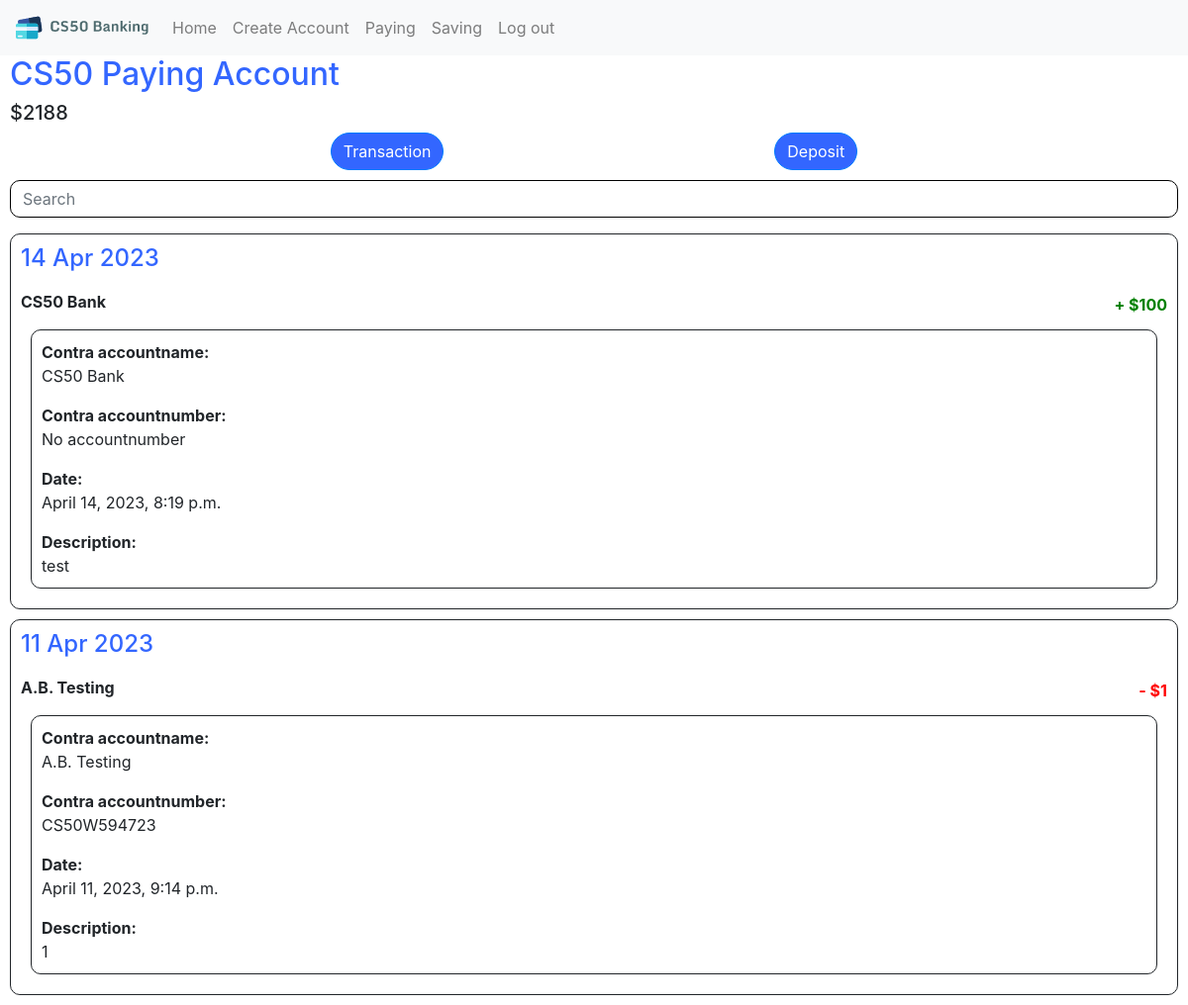
/account/27 (signed in), run on the app's committed database.
### bank/models.py (models this page shows, shortened)
class Bankaccount(models.Model):
    holder = models.ManyToManyField('User', blank=False, related_name="account")
    holder_name = models.CharField(max_length=150)
    name = models.CharField(max_length=50)
    number = models.CharField(max_length=18, unique=True)
    amount = models.IntegerField()
    type = models.CharField(max_length=4)
    interest = models.IntegerField()

class Transaction(models.Model):
    description = models.CharField(max_length=100)
    sender = models.ForeignKey('Bankaccount', on_delete=models.CASCADE, blank=True, null=True, related_name="send_transaction")
    receiver = models.ForeignKey('Bankaccount', on_delete=models.CASCADE, null=True, related_name="receive_transaction")
    amount = models.IntegerField()
    date = models.DateTimeField()

### bank/views.py (the view)
# urls.py: path("account/<int:id>", views.account, name="account"),
def account(request, id):
    account = Bankaccount.objects.get(pk=id)
    send_list = account.send_transaction.all()
    receive_list = account.receive_transaction.all()
    transaction_list = send_list | receive_list
    return render(request, "bank/account.html", {
        "account": account,
        "transaction_list": transaction_list.order_by("-date").all()
    })

### bank/templates/bank/account.html (shortened to what this page needs)
{% extends "bank/layout.html" %}
{% load static %}
{% block body %}
    <div id="account_name_amount">
        <h2>{{ account.name }}</h2>
        <h5>${{ account.amount }}</h5>
    </div>
    <div id="account_actions">
        <form action="{% url 'transaction' id=account.id %}">
            <button type="submit" class="btn btn-primary btn-rounded">Transaction</button>
        </form>
        <form action="{% url 'deposit' id=account.id %}">
            <button type="submit" class="btn btn-primary btn-rounded">Deposit</button>
        </form>
    </div>
    <form id="account_search" action="{% url 'search' id=account.id %}" method="POST">
        <div class="form-group">
            <input class="form-control" id="account_search_input" name="search" type="text" placeholder="Search">
        </div>
    </form>
        {% regroup transaction_list by date.day as transactions %}
            {% for group in transactions %}
                <div id="account_transactions">
                    <h4 id="transaction_date">{{ group.list.0.date|date:"d M Y" }}</h4>
                    {% for transaction in group.list %}
                        <div class="transaction_flex" id="transaction{{ transaction.id }}">
                            {% if transaction.sender == none %}
                                <h6><b>CS50 Bank</b></h6>
                            {% elif account == transaction.sender %}
                                <h6><b>{{ transaction.receiver.holder_name }}</b></h6>
                            {% elif account == transaction.receiver %}
                                <h6><b>{{ transaction.sender.holder_name}}</b></h6>
                            {% endif %}
                            {% if account == transaction.sender %}
                                <b id="amount_negative">- ${{ transaction.amount }}</b>
                            {% elif account == transaction.receiver %}
                                <b id="amount_positive">+ ${{ transaction.amount }}</b>
                            {% endif %}
                        </div>
                        <div class="transaction_extra" id="transaction_extra{{ transaction.id }}">
                            <p>
                                <b>Contra accountname:</b><br>
                                {% if transaction.sender == none %}
                                    <span>CS50 Bank</span>
                                {% elif account == transaction.receiver %}
                                    <span>{{ transaction.sender.holder_name }}</span>
                                {% elif account == transaction.sender %}
                                    <span>{{ transaction.receiver.holder_name }}</span>
                                {% endif %}
                            </p>
                            <p>
                                <b>Contra accountnumber:</b><br>
                                {% if transaction.sender == none %}
                                    <span>No accountnumber</span>
                                {% elif account == transaction.sender %}
                                    <span>{{ transaction.receiver.number }}</span>
                                {% elif account == transaction.receiver %}
                                    <span>{{ transaction.sender.number }}</span>
                                {% endif %}
                            </p>
                            <p>
                                <b>Date:</b><br>
                                <span>{{ transaction.date }}</span>
                            </p>
                            <p id="transaction_description">
                                <b>Description:</b><br>
                                <span>{{ transaction.description }}</span>
                            </p>
                        </div>
                    {% endfor %}
                </div>
            {% endfor %}
{% endblock%}

### bank/static/bank/styles.css (style rules this page uses)
#index_paying, #index_saving, #account_transactions, .transaction_extra { border: 1px solid; border-radius: 10px; margin: 10px; padding: 10px; }
#paying_account_flex, #saving_account_flex, .transaction_flex { display: flex; flex-direction: row; justify-content: space-between; cursor: pointer; }
#account_actions, #index_actions { display: flex; flex-direction: row; justify-content: space-evenly; }
#account_name_amount { margin-left: 10px; }
h2 { color: rgb(51, 102, 255); }
#amount_negative { color: red; }
#amount_positive { color: green; }
.btn { background-color: rgb(51, 102, 255) !important; border-radius: 40px !important; }
#transaction_description { margin: 0; }
#account_search { margin: 10px; }
#account_search_input { border: 1px solid black !important; border-radius: 10px; }
#transaction_date { color: rgb(51, 102, 255); margin-bottom: 20px; }

### data on the page
Bankaccount: name "CS50 Paying Account", amount "2188"
Transaction: list.0 "14 Apr 2023", shows "CS50 Bank", shows "No accountnumber"
Transaction: list.0 "11 Apr 2023"
